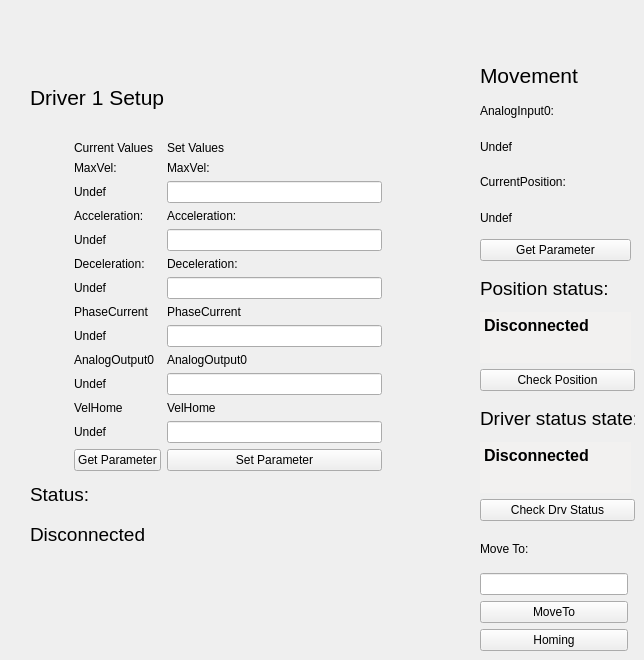
          <widget class="QWidget" name="tab_3">
           <attribute name="title">
            <string>1</string>
           </attribute>
           <attribute name="toolTip">
            <string>Driver 1 Setup and Movimentation</string>
           </attribute>
           <widget class="QLabel" name="label_47">
            <property name="geometry">
             <rect>
              <x>461</x>
              <y>218</y>
              <width>16</width>
              <height>17</height>
             </rect>
            </property>
            <property name="text">
             <string/>
            </property>
           </widget>
           <widget class="QWidget" name="layoutWidget">
            <property name="geometry">
             <rect>
              <x>480</x>
              <y>530</y>
              <width>148</width>
              <height>121</height>
             </rect>
            </property>
            <layout class="QVBoxLayout" name="verticalLayout_52">
             <item>
              <widget class="QLabel" name="label_52">
               <property name="text">
                <string>Move To:</string>
               </property>
              </widget>
             </item>
             <item>
              <widget class="QLineEdit" name="LineEditMoveToValue_1">
               <property name="toolTip">
                <string>Position to move driver 1</string>
               </property>
              </widget>
             </item>
             <item>
              <widget class="QPushButton" name="MoveTo_1">
               <property name="toolTip">
                <string>Move driver 1 to the position specified above</string>
               </property>
               <property name="text">
                <string>MoveTo</string>
               </property>
              </widget>
             </item>
             <item>
              <widget class="QPushButton" name="Homing_1">
               <property name="toolTip">
                <string>Execute the driver 1 homing procedure</string>
               </property>
               <property name="text">
                <string>Homing</string>
               </property>
              </widget>
             </item>
            </layout>
           </widget>
           <widget class="QLabel" name="label_53">
            <property name="geometry">
             <rect>
              <x>461</x>
              <y>381</y>
              <width>16</width>
              <height>17</height>
             </rect>
            </property>
            <property name="text">
             <string/>
            </property>
           </widget>
           <widget class="QWidget" name="layoutWidget">
            <property name="geometry">
             <rect>
              <x>480</x>
              <y>60</y>
              <width>151</width>
              <height>201</height>
             </rect>
            </property>
            <layout class="QVBoxLayout" name="verticalLayout_51">
             <item>
              <widget class="QLabel" name="label_49">
               <property name="font">
                <font>
                 <pointsize>16</pointsize>
                </font>
               </property>
               <property name="text">
                <string>Movement</string>
               </property>
              </widget>
             </item>
             <item>
              <widget class="QLabel" name="label_50">
               <property name="text">
                <string>AnalogInput0:</string>
               </property>
              </widget>
             </item>
             <item>
              <widget class="QLabel" name="LabelMovAnalogInput0_1">
               <property name="toolTip">
                <string>Current value of driver 1 AnalogInput(0)</string>
               </property>
               <property name="text">
                <string>Undef</string>
               </property>
              </widget>
             </item>
             <item>
              <widget class="QLabel" name="label_51">
               <property name="text">
                <string>CurrentPosition:</string>
               </property>
              </widget>
             </item>
             <item>
              <widget class="QLabel" name="LabelMovCurrentPosition_1">
               <property name="toolTip">
                <string>Current value of driver 1 CurrentPosition</string>
               </property>
               <property name="text">
                <string>Undef</string>
               </property>
              </widget>
             </item>
             <item>
              <widget class="QPushButton" name="GetParameterMov_1">
               <property name="toolTip">
                <string>Get position parameters of driver 1</string>
               </property>
               <property name="text">
                <string>Get Parameter</string>
               </property>
              </widget>
             </item>
            </layout>
           </widget>
           <widget class="QLabel" name="label_211">
            <property name="geometry">
             <rect>
              <x>217</x>
              <y>75</y>
              <width>16</width>
              <height>17</height>
             </rect>
            </property>
            <property name="text">
             <string/>
            </property>
           </widget>
           <widget class="QLabel" name="label_210">
            <property name="geometry">
             <rect>
              <x>99</x>
              <y>99</y>
              <width>16</width>
              <height>17</height>
             </rect>
            </property>
            <property name="text">
             <string/>
            </property>
           </widget>
           <widget class="QWidget" name="layoutWidget">
            <property name="geometry">
             <rect>
              <x>30</x>
              <y>60</y>
              <width>352</width>
              <height>491</height>
             </rect>
            </property>
            <layout class="QGridLayout" name="gridLayout_33">
             <item row="0" column="0" colspan="3">
              <widget class="QLabel" name="label_10">
               <property name="font">
                <font>
                 <pointsize>16</pointsize>
                </font>
               </property>
               <property name="text">
                <string>Driver 1 Setup</string>
               </property>
              </widget>
             </item>
             <item row="1" column="0">
              <layout class="QVBoxLayout" name="verticalLayout_3">
               <item>
                <widget class="QLabel" name="Images">
                 <property name="minimumSize">
                  <size>
                   <width>0</width>
                   <height>100</height>
                  </size>
                 </property>
                 <property name="maximumSize">
                  <size>
                   <width>200</width>
                   <height>150</height>
                  </size>
                 </property>
                 <property name="text">
                  <string/>
                 </property>
                 <property name="pixmap">
                  <pixmap resource="file.qrc">:/Driver.jpg</pixmap>
                 </property>
                 <property name="scaledContents">
                  <bool>true</bool>
                 </property>
                </widget>
               </item>
               <item>
                <widget class="QLabel" name="label_29">
                 <property name="text">
                  <string/>
                 </property>
                </widget>
               </item>
              </layout>
             </item>
             <item row="1" column="1">
              <widget class="QLabel" name="label_343">
               <property name="minimumSize">
                <size>
                 <width>25</width>
                 <height>0</height>
                </size>
               </property>
               <property name="text">
                <string/>
               </property>
              </widget>
             </item>
             <item row="1" column="2">
              <layout class="QGridLayout" name="gridLayout_9">
               <item row="0" column="0">
                <widget class="QLabel" name="label_12">
                 <property name="text">
                  <string>Current Values</string>
                 </property>
                </widget>
               </item>
               <item row="0" column="1">
                <widget class="QLabel" name="label_15">
                 <property name="text">
                  <string>Set Values</string>
                 </property>
                </widget>
               </item>
               <item row="1" column="0">
                <widget class="QLabel" name="label_18">
                 <property name="text">
                  <string>MaxVel:</string>
                 </property>
                </widget>
               </item>
               <item row="1" column="1">
                <widget class="QLabel" name="label_21">
                 <property name="text">
                  <string>MaxVel:</string>
                 </property>
                </widget>
               </item>
               <item row="2" column="0">
                <widget class="QLabel" name="LabelMaxVelSetup_1">
                 <property name="toolTip">
                  <string>Current value of driver 1 MaxVel</string>
                 </property>
                 <property name="text">
                  <string>Undef</string>
                 </property>
                </widget>
               </item>
               <item row="2" column="1">
                <widget class="QLineEdit" name="LineEditMaxVelSetup_1">
                 <property name="toolTip">
                  <string>&lt;html&gt;&lt;head/&gt;&lt;body&gt;&lt;p&gt;MaxVel of driver 1 to set&lt;/p&gt;&lt;/body&gt;&lt;/html&gt;</string>
                 </property>
                </widget>
               </item>
               <item row="3" column="0">
                <widget class="QLabel" name="label_19">
                 <property name="text">
                  <string>Acceleration:</string>
                 </property>
                </widget>
               </item>
               <item row="3" column="1">
                <widget class="QLabel" name="label_22">
                 <property name="text">
                  <string>Acceleration:</string>
                 </property>
                </widget>
               </item>
               <item row="4" column="0">
                <widget class="QLabel" name="LabelAccelerationSetup_1">
                 <property name="toolTip">
                  <string>Current value of driver 1 Acceleration</string>
                 </property>
                 <property name="text">
                  <string>Undef</string>
                 </property>
                </widget>
               </item>
               <item row="4" column="1">
                <widget class="QLineEdit" name="LineEditAccelerationSetup_1">
                 <property name="toolTip">
                  <string>&lt;html&gt;&lt;head/&gt;&lt;body&gt;&lt;p&gt;Acceleration of driver 1 to set&lt;/p&gt;&lt;/body&gt;&lt;/html&gt;</string>
                 </property>
                </widget>
               </item>
               <item row="5" column="0">
                <widget class="QLabel" name="label_20">
                 <property name="text">
                  <string>Deceleration:</string>
                 </property>
                </widget>
               </item>
               <item row="5" column="1">
                <widget class="QLabel" name="label_23">
                 <property name="text">
                  <string>Deceleration:</string>
                 </property>
                </widget>
               </item>
               <item row="6" column="0">
                <widget class="QLabel" name="LabelDecelerationSetup_1">
                 <property name="toolTip">
                  <string>Current value of driver 1 Deceleration</string>
                 </property>
                 <property name="text">
                  <string>Undef</string>
                 </property>
                </widget>
               </item>
               <item row="6" column="1">
                <widget class="QLineEdit" name="LineEditDecelerationSetup_1">
                 <property name="toolTip">
                  <string>&lt;html&gt;&lt;head/&gt;&lt;body&gt;&lt;p&gt;Deceleration of driver 1 to set&lt;/p&gt;&lt;/body&gt;&lt;/html&gt;</string>
                 </property>
                </widget>
               </item>
               <item row="7" column="0">
                <widget class="QLabel" name="label_24">
                 <property name="text">
                  <string>PhaseCurrent</string>
                 </property>
                </widget>
               </item>
               <item row="7" column="1">
                <widget class="QLabel" name="label_25">
                 <property name="text">
                  <string>PhaseCurrent</string>
                 </property>
                </widget>
               </item>
               <item row="8" column="0">
                <widget class="QLabel" name="LabelPhaseCurrentSetup_1">
                 <property name="toolTip">
                  <string>Current value of driver 1 PhaseCurrent</string>
                 </property>
                 <property name="text">
                  <string>Undef</string>
                 </property>
                </widget>
               </item>
               <item row="8" column="1">
                <widget class="QLineEdit" name="LineEditPhaseCurrentSetup_1">
                 <property name="toolTip">
                  <string>&lt;html&gt;&lt;head/&gt;&lt;body&gt;&lt;p&gt; PhaseCurrent of driver 1 to set&lt;/p&gt;&lt;/body&gt;&lt;/html&gt;</string>
                 </property>
                </widget>
               </item>
               <item row="9" column="0">
                <widget class="QLabel" name="label_41">
                 <property name="text">
                  <string>AnalogOutput0</string>
                 </property>
                </widget>
               </item>
               <item row="9" column="1">
                <widget class="QLabel" name="label_42">
                 <property name="text">
                  <string>AnalogOutput0</string>
                 </property>
                </widget>
               </item>
               <item row="10" column="0">
                <widget class="QLabel" name="LabelAnalogOutputSetup_1">
                 <property name="toolTip">
                  <string>Current value of driver 1 AnalogOutput(0)</string>
                 </property>
                 <property name="text">
                  <string>Undef</string>
                 </property>
                </widget>
               </item>
               <item row="10" column="1">
                <widget class="QLineEdit" name="LineEditAnalogOutputSetup_1">
                 <property name="toolTip">
                  <string>&lt;html&gt;&lt;head/&gt;&lt;body&gt;&lt;p&gt; AnalogOutput(0) of driver 1 to set&lt;/p&gt;&lt;/body&gt;&lt;/html&gt;</string>
                 </property>
                </widget>
               </item>
               <item row="11" column="0">
                <widget class="QLabel" name="label_342">
                 <property name="text">
                  <string>VelHome</string>
                 </property>
                </widget>
               </item>
               <item row="11" column="1">
                <widget class="QLabel" name="label_341">
                 <property name="text">
                  <string>VelHome</string>
                 </property>
                </widget>
               </item>
               <item row="12" column="0">
                <widget class="QLabel" name="LabelVelHomeSetup_1">
                 <property name="toolTip">
                  <string>Current value of driver 1 VelHome</string>
                 </property>
                 <property name="text">
                  <string>Undef</string>
                 </property>
                </widget>
               </item>
               <item row="12" column="1">
                <widget class="QLineEdit" name="LineEditVelHomeSetup_1">
                 <property name="toolTip">
                  <string>&lt;html&gt;&lt;head/&gt;&lt;body&gt;&lt;p&gt; VelHome of driver 1 to set&lt;/p&gt;&lt;/body&gt;&lt;/html&gt;</string>
                 </property>
                </widget>
               </item>
               <item row="13" column="0">
                <widget class="QPushButton" name="GetParameterDriver_1">
                 <property name="toolTip">
                  <string>&lt;html&gt;&lt;head/&gt;&lt;body&gt;&lt;p&gt;Get the current parameter of the driver 1&lt;/p&gt;&lt;/body&gt;&lt;/html&gt;</string>
                 </property>
                 <property name="text">
                  <string>Get Parameter</string>
                 </property>
                </widget>
               </item>
               <item row="13" column="1">
                <widget class="QPushButton" name="SetParameterDriver_1">
                 <property name="toolTip">
                  <string>&lt;html&gt;&lt;head/&gt;&lt;body&gt;&lt;p&gt;Set parameter of driver 1. Nota bene: in order to accomplished the command you have to set all the fields above.&lt;/p&gt;&lt;/body&gt;&lt;/html&gt;</string>
                 </property>
                 <property name="text">
                  <string>Set Parameter</string>
                 </property>
                </widget>
               </item>
              </layout>
             </item>
             <item row="2" column="0" colspan="3">
              <layout class="QVBoxLayout" name="verticalLayout_4">
               <item>
                <widget class="QLabel" name="label_27">
                 <property name="font">
                  <font>
                   <pointsize>14</pointsize>
                  </font>
                 </property>
                 <property name="text">
                  <string>Status:</string>
                 </property>
                </widget>
               </item>
               <item>
                <widget class="QLabel" name="LabelStatusDriver1">
                 <property name="palette">
                  <palette>
                   <active>
                    <colorrole role="Text">
                     <brush brushstyle="SolidPattern">
                      <color alpha="255">
                       <red>60</red>
                       <green>60</green>
                       <blue>60</blue>
                      </color>
                     </brush>
                    </colorrole>
                   </active>
                   <inactive>
                    <colorrole role="Text">
                     <brush brushstyle="SolidPattern">
                      <color alpha="255">
                       <red>60</red>
                       <green>60</green>
                       <blue>60</blue>
                      </color>
                     </brush>
                    </colorrole>
                   </inactive>
                   <disabled>
                    <colorrole role="Text">
                     <brush brushstyle="SolidPattern">
                      <color alpha="255">
                       <red>159</red>
                       <green>158</green>
                       <blue>158</blue>
                      </color>
                     </brush>
                    </colorrole>
                   </disabled>
                  </palette>
                 </property>
                 <property name="font">
                  <font>
                   <pointsize>14</pointsize>
                  </font>
                 </property>
                 <property name="toolTip">
                  <string>Driver 1 Status</string>
                 </property>
                 <property name="text">
                  <string>Disconnected</string>
                 </property>
                </widget>
               </item>
              </layout>
             </item>
            </layout>
           </widget>
           <widget class="QWidget" name="layoutWidget">
            <property name="geometry">
             <rect>
              <x>480</x>
              <y>270</y>
              <width>155</width>
              <height>121</height>
             </rect>
            </property>
            <layout class="QVBoxLayout" name="verticalLayout_49">
             <item>
              <layout class="QVBoxLayout" name="verticalLayout_34">
               <item>
                <widget class="QLabel" name="label_288">
                 <property name="font">
                  <font>
                   <pointsize>14</pointsize>
                  </font>
                 </property>
                 <property name="text">
                  <string>Position status:</string>
                 </property>
                </widget>
               </item>
               <item>
                <widget class="QTextEdit" name="LabelPositionStatus_1">
                 <property name="maximumSize">
                  <size>
                   <width>151</width>
                   <height>51</height>
                  </size>
                 </property>
                 <property name="palette">
                  <palette>
                   <active>
                    <colorrole role="Base">
                     <brush brushstyle="SolidPattern">
                      <color alpha="255">
                       <red>242</red>
                       <green>241</green>
                       <blue>240</blue>
                      </color>
                     </brush>
                    </colorrole>
                   </active>
                   <inactive>
                    <colorrole role="Base">
                     <brush brushstyle="SolidPattern">
                      <color alpha="255">
                       <red>242</red>
                       <green>241</green>
                       <blue>240</blue>
                      </color>
                     </brush>
                    </colorrole>
                   </inactive>
                   <disabled>
                    <colorrole role="Base">
                     <brush brushstyle="SolidPattern">
                      <color alpha="255">
                       <red>255</red>
                       <green>255</green>
                       <blue>255</blue>
                      </color>
                     </brush>
                    </colorrole>
                   </disabled>
                  </palette>
                 </property>
                 <property name="font">
                  <font>
                   <pointsize>12</pointsize>
                   <weight>75</weight>
                   <bold>true</bold>
                  </font>
                 </property>
                 <property name="toolTip">
                  <string>&lt;html&gt;&lt;head/&gt;&lt;body&gt;&lt;p&gt;&lt;span style=&quot; font-size:11pt; font-weight:400;&quot;&gt;Here is printed the correspondence between the estimated position and the CurrentPosition of the driver 1.&lt;/span&gt;&lt;/p&gt;&lt;/body&gt;&lt;/html&gt;</string>
                 </property>
                 <property name="frameShape">
                  <enum>QFrame::NoFrame</enum>
                 </property>
                 <property name="html">
                  <string>&lt;!DOCTYPE HTML PUBLIC &quot;-//W3C//DTD HTML 4.0//EN&quot; &quot;http://www.w3.org/TR/REC-html40/strict.dtd&quot;&gt;
&lt;html&gt;&lt;head&gt;&lt;meta name=&quot;qrichtext&quot; content=&quot;1&quot; /&gt;&lt;style type=&quot;text/css&quot;&gt;
p, li { white-space: pre-wrap; }
&lt;/style&gt;&lt;/head&gt;&lt;body style=&quot; font-family:'.SF NS Text'; font-size:12pt; font-weight:600; font-style:normal;&quot;&gt;
&lt;p style=&quot; margin-top:0px; margin-bottom:0px; margin-left:0px; margin-right:0px; -qt-block-indent:0; text-indent:0px;&quot;&gt;&lt;span style=&quot; font-family:'Ubuntu';&quot;&gt;Disconnected&lt;/span&gt;&lt;/p&gt;&lt;/body&gt;&lt;/html&gt;</string>
                 </property>
                 <property name="textInteractionFlags">
                  <set>Qt::TextSelectableByMouse</set>
                 </property>
                </widget>
               </item>
              </layout>
             </item>
             <item>
              <widget class="QPushButton" name="CheckPositionButton_1">
               <property name="toolTip">
                <string>&lt;html&gt;&lt;head/&gt;&lt;body&gt;&lt;p&gt;Verify the correspondence between the estimated position and the current position of the driver 1.&lt;/p&gt;&lt;/body&gt;&lt;/html&gt;</string>
               </property>
               <property name="text">
                <string>Check Position</string>
               </property>
              </widget>
             </item>
            </layout>
           </widget>
           <widget class="QWidget" name="layoutWidget_55">
            <property name="geometry">
             <rect>
              <x>480</x>
              <y>400</y>
              <width>155</width>
              <height>121</height>
             </rect>
            </property>
            <layout class="QVBoxLayout" name="verticalLayout_92">
             <item>
              <layout class="QVBoxLayout" name="verticalLayout_93">
               <item>
                <widget class="QLabel" name="label_326">
                 <property name="font">
                  <font>
                   <pointsize>14</pointsize>
                  </font>
                 </property>
                 <property name="text">
                  <string>Driver status state:</string>
                 </property>
                </widget>
               </item>
               <item>
                <widget class="QTextEdit" name="LabelDrvStatus_1">
                 <property name="maximumSize">
                  <size>
                   <width>151</width>
                   <height>51</height>
                  </size>
                 </property>
                 <property name="palette">
                  <palette>
                   <active>
                    <colorrole role="Base">
                     <brush brushstyle="SolidPattern">
                      <color alpha="255">
                       <red>242</red>
                       <green>241</green>
                       <blue>240</blue>
                      </color>
                     </brush>
                    </colorrole>
                   </active>
                   <inactive>
                    <colorrole role="Base">
                     <brush brushstyle="SolidPattern">
                      <color alpha="255">
                       <red>242</red>
                       <green>241</green>
                       <blue>240</blue>
                      </color>
                     </brush>
                    </colorrole>
                   </inactive>
                   <disabled>
                    <colorrole role="Base">
                     <brush brushstyle="SolidPattern">
                      <color alpha="255">
                       <red>255</red>
                       <green>255</green>
                       <blue>255</blue>
                      </color>
                     </brush>
                    </colorrole>
                   </disabled>
                  </palette>
                 </property>
                 <property name="font">
                  <font>
                   <pointsize>12</pointsize>
                   <weight>75</weight>
                   <bold>true</bold>
                  </font>
                 </property>
                 <property name="toolTip">
                  <string>&lt;html&gt;&lt;head/&gt;&lt;body&gt;&lt;p&gt;&lt;span style=&quot; font-size:11pt; font-weight:400;&quot;&gt;Here is printed the correspondence between the estimated position and the CurrentPosition of the driver 1.&lt;/span&gt;&lt;/p&gt;&lt;/body&gt;&lt;/html&gt;</string>
                 </property>
                 <property name="frameShape">
                  <enum>QFrame::NoFrame</enum>
                 </property>
                 <property name="html">
                  <string>&lt;!DOCTYPE HTML PUBLIC &quot;-//W3C//DTD HTML 4.0//EN&quot; &quot;http://www.w3.org/TR/REC-html40/strict.dtd&quot;&gt;
&lt;html&gt;&lt;head&gt;&lt;meta name=&quot;qrichtext&quot; content=&quot;1&quot; /&gt;&lt;style type=&quot;text/css&quot;&gt;
p, li { white-space: pre-wrap; }
&lt;/style&gt;&lt;/head&gt;&lt;body style=&quot; font-family:'.SF NS Text'; font-size:12pt; font-weight:600; font-style:normal;&quot;&gt;
&lt;p style=&quot; margin-top:0px; margin-bottom:0px; margin-left:0px; margin-right:0px; -qt-block-indent:0; text-indent:0px;&quot;&gt;&lt;span style=&quot; font-family:'Ubuntu';&quot;&gt;Disconnected&lt;/span&gt;&lt;/p&gt;&lt;/body&gt;&lt;/html&gt;</string>
                 </property>
                 <property name="textInteractionFlags">
                  <set>Qt::TextSelectableByMouse</set>
                 </property>
                </widget>
               </item>
              </layout>
             </item>
             <item>
              <widget class="QPushButton" name="CheckDrvStatusButton_1">
               <property name="toolTip">
                <string>&lt;html&gt;&lt;head/&gt;&lt;body&gt;&lt;p&gt;Verify the correspondence between the estimated position and the current position of the driver 1.&lt;/p&gt;&lt;/body&gt;&lt;/html&gt;</string>
               </property>
               <property name="text">
                <string>Check Drv Status</string>
               </property>
              </widget>
             </item>
            </layout>
           </widget>
          </widget>
